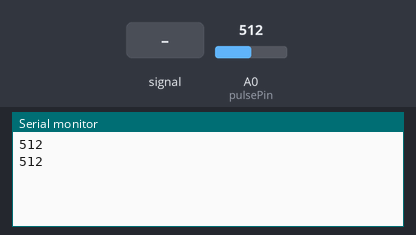
A sketch run on a simulated Arduino Uno, built with avr-gcc and run on an emulated ATmega328P. On the bench: the last lines printed to the serial monitor. Inputs (shaded band) come from the test bench; at power-on: A0 (pulsePin) = 512.

Above: at 1.8 s.
1.9 s: A0 (pulsePin) fed a 200 Hz sine of ±81 counts around its level
At 2.4 s:
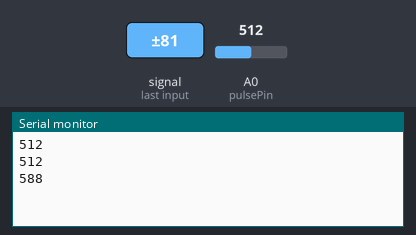
3.4 s: A0 (pulsePin) set to 716
At 4.7 s:
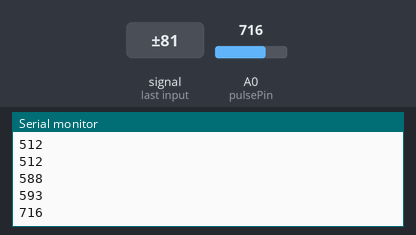
4.9 s: A0 (pulsePin) fed a 1000 Hz sine of ±255 counts around its level
At 5.8 s:
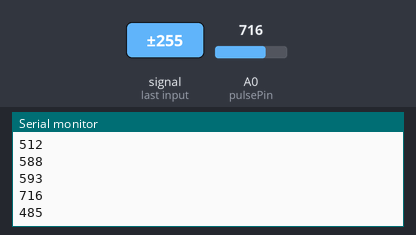
6.4 s: A0 (pulsePin) set to 900
At 7.5 s:
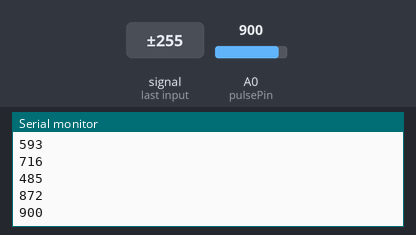
Timing chart, 0 to 8.9 s (numbered marks = the images above; inputs shaded):
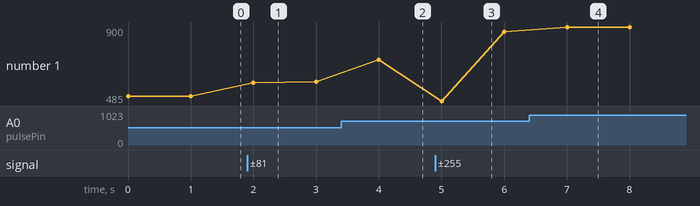

Measured:
- after the input at 1.9 s, the serial monitor: prints a new line after 0.10 s (image 1)
- after the input at 3.4 s, the serial monitor: prints a new line after 0.60 s (image 2)
- after the input at 4.9 s, the serial monitor: prints a new line after 0.10 s (image 3)
- after the input at 6.4 s, the serial monitor: prints a new line after 0.60 s (image 4)
- plotted number 1: 512 → 593 after the input at 1.9 s, 593 → 716 after the input at 3.4 s, 716 → 872 after the input at 4.9 s, 872 → 900 after the input at 6.4 s

The sketch:

pulse_oasisu.ino
```cpp
// 아두이노 심박 측정 센서 예제 코드
int pulsePin = 0;          // 심박수 센서의 출력 핀을 아두이노의 A0 핀에 연결
int pulseValue = 0;        // 센서로부터 읽은 심박수 값 저장 변수

void setup() {
  Serial.begin(9600);      // 시리얼 통신 시작(통신 속도 9600bps)
}

void loop() {
  pulseValue = analogRead(pulsePin);  // A0 핀에서 아날로그 값 읽기
  Serial.println(pulseValue);

           // 읽은 값 시리얼 모니터에 출력

  delay(1000);             // 1초 동안 대기
}
```
